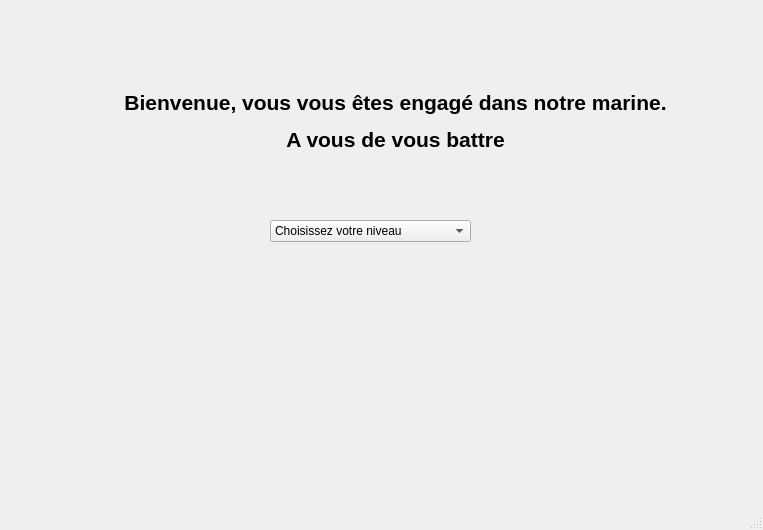
<?xml version="1.0" encoding="UTF-8"?>
<ui version="4.0">
 <class>MainWindow</class>
 <widget class="QMainWindow" name="MainWindow">
  <property name="geometry">
   <rect>
    <x>0</x>
    <y>0</y>
    <width>763</width>
    <height>530</height>
   </rect>
  </property>
  <property name="windowTitle">
   <string>MainWindow</string>
  </property>
  <widget class="QWidget" name="centralwidget">
   <widget class="QComboBox" name="comboBox">
    <property name="geometry">
     <rect>
      <x>270</x>
      <y>220</y>
      <width>201</width>
      <height>22</height>
     </rect>
    </property>
    <item>
     <property name="text">
      <string>Choisissez votre niveau</string>
     </property>
    </item>
    <item>
     <property name="text">
      <string>Pirate Level ☠</string>
     </property>
    </item>
    <item>
     <property name="text">
      <string>War Level</string>
     </property>
    </item>
    <item>
     <property name="text">
      <string>Futur Level </string>
     </property>
    </item>
   </widget>
   <widget class="QLabel" name="label">
    <property name="geometry">
     <rect>
      <x>100</x>
      <y>90</y>
      <width>591</width>
      <height>61</height>
     </rect>
    </property>
    <property name="autoFillBackground">
     <bool>true</bool>
    </property>
    <property name="text">
     <string>&lt;html&gt;&lt;head/&gt;&lt;body&gt;&lt;p align=&quot;center&quot;&gt;&lt;span style=&quot; font-size:16pt; font-weight:600;&quot;&gt;Bienvenue, vous vous êtes engagé dans notre marine.&lt;/span&gt;&lt;/p&gt;&lt;p align=&quot;center&quot;&gt;&lt;span style=&quot; font-size:16pt; font-weight:600;&quot;&gt;A vous de vous battre&lt;/span&gt;&lt;/p&gt;&lt;/body&gt;&lt;/html&gt;</string>
    </property>
   </widget>
  </widget>
  <widget class="QMenuBar" name="menubar">
   <property name="geometry">
    <rect>
     <x>0</x>
     <y>0</y>
     <width>763</width>
     <height>21</height>
    </rect>
   </property>
  </widget>
  <widget class="QStatusBar" name="statusbar"/>
 </widget>
 <resources/>
 <connections/>
</ui>
